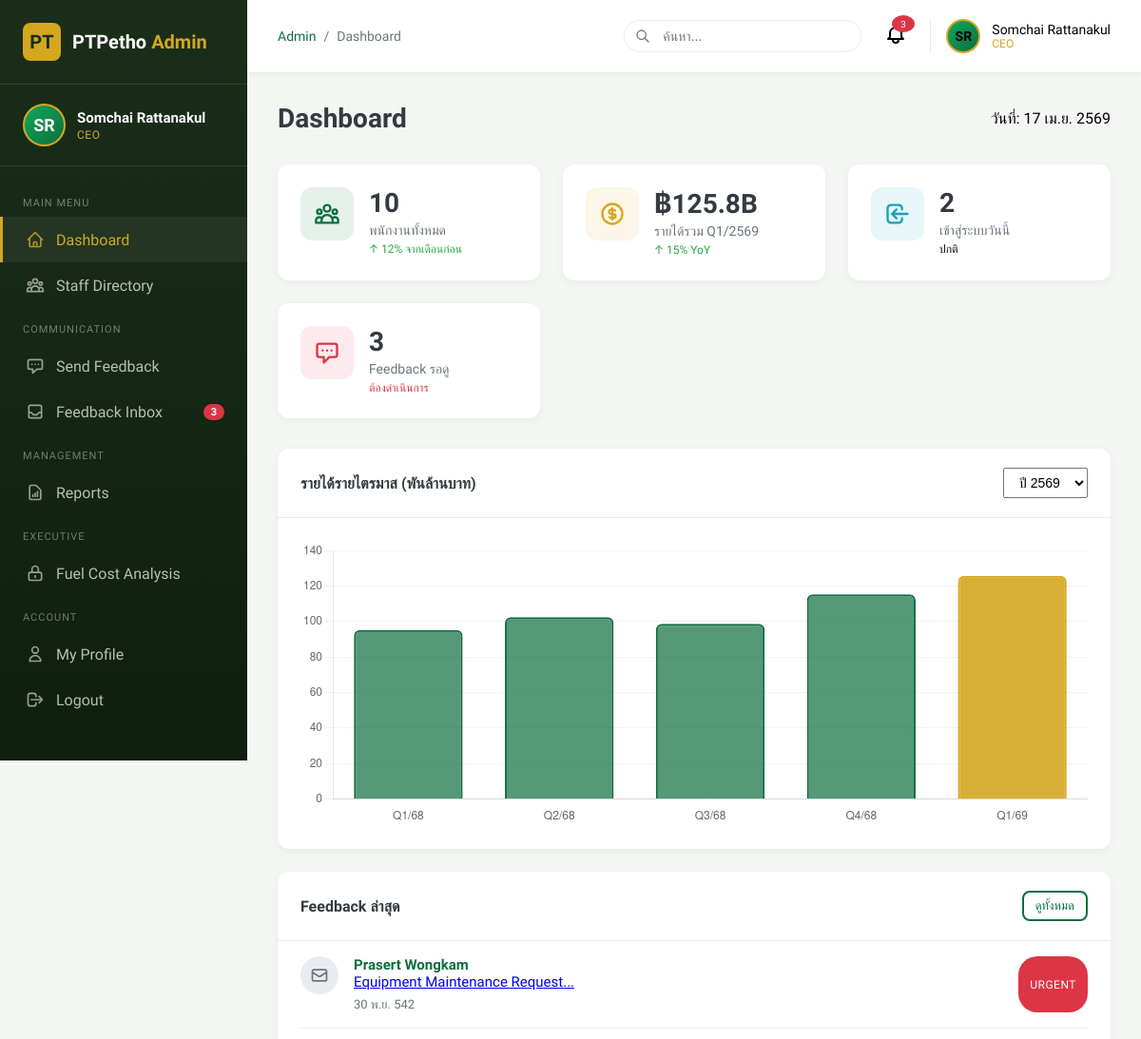
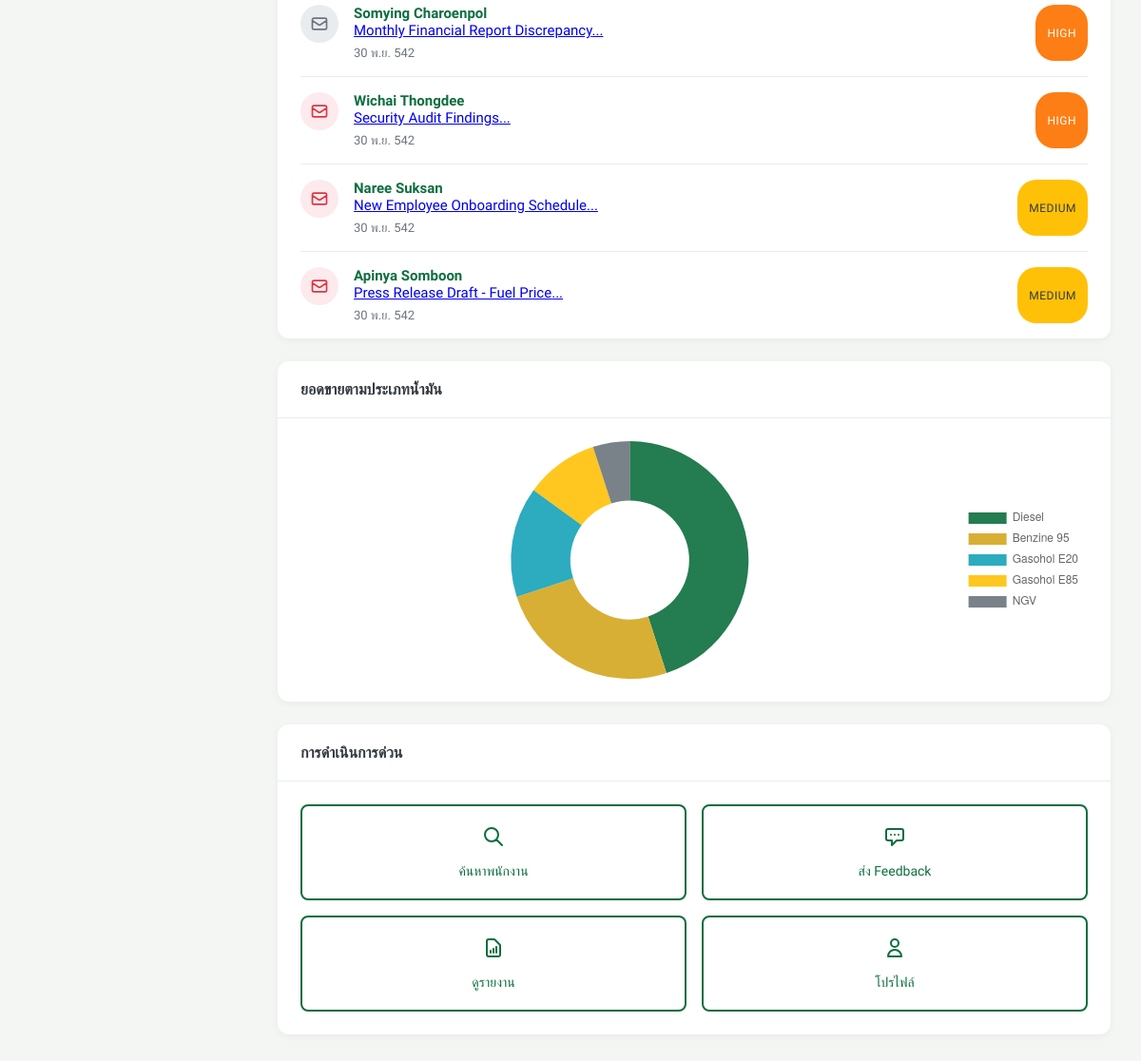
/ptpetho-admin/dashboard.php (signed in), run on the app's committed database (2 pictures, top to bottom).
### tables this page shows
CREATE TABLE IF NOT EXISTS users (
    id INT AUTO_INCREMENT PRIMARY KEY,
    username VARCHAR(50) NOT NULL UNIQUE,
    password_hash VARCHAR(255) NOT NULL,
    email VARCHAR(100),
    full_name VARCHAR(100),
    role ENUM('user', 'admin', 'superadmin', 'ceo') DEFAULT 'user',
    department VARCHAR(100),
    avatar VARCHAR(255) DEFAULT 'default.png',
    is_active BOOLEAN DEFAULT TRUE,
    created_at TIMESTAMP DEFAULT CURRENT_TIMESTAMP,
    last_login TIMESTAMP NULL,
    INDEX idx_username (username),
    INDEX idx_role (role)
);

CREATE TABLE IF NOT EXISTS admin_feedback (
    id INT AUTO_INCREMENT PRIMARY KEY,
    sender_id INT,
    sender_name VARCHAR(100),
    sender_role VARCHAR(50),
    subject VARCHAR(200),
    message TEXT,
    priority ENUM('low', 'medium', 'high', 'urgent') DEFAULT 'medium',
    is_read BOOLEAN DEFAULT FALSE,
    read_by VARCHAR(50) NULL,
    created_at TIMESTAMP DEFAULT CURRENT_TIMESTAMP,
    read_at TIMESTAMP NULL,
    INDEX idx_is_read (is_read),
    INDEX idx_priority (priority)
);

### src/ptpetho-admin/dashboard.php (the view, shortened to what the rows shown need)
<?php
require_once __DIR__ . '/../includes/admin-header.php';
$recentFeedback = getFeedbackList();
$recentFeedback = array_slice($recentFeedback, 0, 5);
?>
<div class="content-header">
    <h1>Dashboard</h1>
</div>
<div class="dashboard-grid">
    <div class="panel">
        <div class="panel-body" style="padding: 0;">
            <ul class="activity-feed" style="padding: 0 1.5rem;">
                <?php if (empty($recentFeedback)): ?>
                <li class="activity-item">
                    <p class="text-muted text-center" style="padding: 2rem 0;">ไม่มี feedback</p>
                </li>
                <?php else: ?>
                <?php foreach ($recentFeedback as $feedback): ?>
                <li class="activity-item">
                    <div class="activity-icon" style="background: <?= $feedback['is_read'] ? 'var(--light-gray)' : 'rgba(220, 53, 69, 0.1)' ?>;">
                        <svg xmlns="http://www.w3.org/2000/svg" width="20" height="20" fill="none" viewBox="0 0 24 24" stroke="<?= $feedback['is_read'] ? 'var(--medium-gray)' : 'var(--danger)' ?>">
                            <path stroke-linecap="round" stroke-linejoin="round" stroke-width="2" d="M3 8l7.89 5.26a2 2 0 002.22 0L21 8M5 19h14a2 2 0 002-2V7a2 2 0 00-2-2H5a2 2 0 00-2 2v10a2 2 0 002 2z" />
                        </svg>
                    </div>
                    <div class="activity-content">
                        <p class="activity-text">
                            <strong><?= htmlspecialchars($feedback['sender_name']) ?></strong>
                            <br>
                            <a href="/ptpetho-admin/feedback-view.php?id=<?= $feedback['id'] ?>">
                                <?= htmlspecialchars(mb_substr($feedback['subject'], 0, 40)) ?>...
                            </a>
                        </p>
                        <span class="activity-time"><?= timeAgo($feedback['created_at']) ?></span>
                    </div>
                    <span class="badge priority-<?= $feedback['priority'] ?>"><?= $feedback['priority'] ?></span>
                </li>
                <?php endforeach; ?>
                <?php endif; ?>
            </ul>
        </div>
    </div>
</div>
<script>
// Revenue Chart
const revenueCtx = document.getElementById('revenueChart').getContext('2d');
new Chart(revenueCtx, {
    type: 'bar',
    data: {
        labels: ['Q1/68', 'Q2/68', 'Q3/68', 'Q4/68', 'Q1/69'],
        datasets: [{
            label: 'รายได้ (พันล้านบาท)',
            data: [95.2, 102.5, 98.8, 115.3, 125.8],
            backgroundColor: [
                'rgba(13, 110, 63, 0.7)',
                'rgba(13, 110, 63, 0.7)',
                'rgba(13, 110, 63, 0.7)',
                'rgba(13, 110, 63, 0.7)',
                'rgba(212, 167, 32, 0.9)'
            ],
            borderColor: [
                'rgb(13, 110, 63)',
                'rgb(13, 110, 63)',
                'rgb(13, 110, 63)',
                'rgb(13, 110, 63)',
                'rgb(212, 167, 32)'
            ],
            borderWidth: 2,
            borderRadius: 6
        }]
    },
    options: {
        responsive: true,
        maintainAspectRatio: false,
        plugins: {
            legend: {
                display: false
            }
        },
        scales: {
            y: {
                beginAtZero: true,
                grid: {
                    color: 'rgba(0,0,0,0.05)'
                }
            },
            x: {
                grid: {
                    display: false
                }
            }
        }
    }
});
// Fuel Type Chart
const fuelCtx = document.getElementById('fuelTypeChart').getContext('2d');
new Chart(fuelCtx, {
    type: 'doughnut',
    data: {
        labels: ['Diesel', 'Benzine 95', 'Gasohol E20', 'Gasohol E85', 'NGV'],
        datasets: [{
            data: [45, 25, 15, 10, 5],
            backgroundColor: [
                'rgba(13, 110, 63, 0.9)',
                'rgba(212, 167, 32, 0.9)',
                'rgba(23, 162, 184, 0.9)',
                'rgba(255, 193, 7, 0.9)',
                'rgba(108, 117, 125, 0.9)'
            ],
            borderWidth: 0
        }]
    },
    options: {
        responsive: true,
        maintainAspectRatio: false,
        plugins: {
            legend: {
                position: 'right'
            }
        }
    }
});
</script>
<?php require_once __DIR__ . '/../includes/admin-footer.php'; ?>

### src/includes/admin-header.php (shortened to what the rows shown need)
<?php
require_once __DIR__ . '/functions.php';
?>
<!DOCTYPE html>
<html lang="th">
<head>
    <link rel="stylesheet" href="/assets/css/admin.css">
</head>
<body class="admin-body">
    <div class="admin-wrapper">
        <?php include __DIR__ . '/admin-sidebar.php'; ?>
        <main class="admin-main">
            <header class="admin-header">
                <div class="header-right">
                    <div style="display:flex;align-items:center;gap:0.75rem;padding-left:1rem;border-left:1px solid var(--light-gray);">
                        <div class="user-avatar" style="width:36px;height:36px;font-size:0.875rem;">
                            <?= getInitials($currentUser['full_name']) ?>
                        </div>
                        <div>
                            <div style="font-size:0.875rem;font-weight:500;"><?= htmlspecialchars($currentUser['full_name']) ?></div>
                            <div style="font-size:0.75rem;color:var(--accent-gold);text-transform:uppercase;"><?= $currentUser['role'] ?></div>
                        </div>
                    </div>
                </div>
            </header>
            <div class="admin-content">

### src/includes/admin-sidebar.php (shortened to what the rows shown need)
<?php
$currentUser = getCurrentUser();
?>
<aside class="admin-sidebar">
    <div class="sidebar-user">
        <div class="user-avatar">
            <?= getInitials($currentUser['full_name']) ?>
        </div>
        <div class="user-info">
            <div class="user-name"><?= htmlspecialchars($currentUser['full_name']) ?></div>
            <div class="user-role"><?= strtoupper($currentUser['role']) ?></div>
        </div>
    </div>
        <?php if (isCEO()): ?>
        <div class="nav-section">Executive</div>
        <ul>
            <li class="nav-item">
                <a href="/ptpetho-admin/fuel-cost.php" class="nav-link <?= ($currentPage ?? '') === 'fuel-cost' ? 'active' : '' ?>">
                    <svg class="nav-icon" xmlns="http://www.w3.org/2000/svg" fill="none" viewBox="0 0 24 24" stroke="currentColor">
                        <path stroke-linecap="round" stroke-linejoin="round" stroke-width="2" d="M12 15v2m-6 4h12a2 2 0 002-2v-6a2 2 0 00-2-2H6a2 2 0 00-2 2v6a2 2 0 002 2zm10-10V7a4 4 0 00-8 0v4h8z" />
                    </svg>
                    <span>Fuel Cost Analysis</span>
                </a>
            </li>
        </ul>
        <?php endif; ?>
</aside>

### data on the page
users: full_name "SR", full_name "Somchai Rattanakul", role "CEO"
admin_feedback: sender_name "Prasert Wongkam", subject "Equipment Maintenance Request", created_at "30 พ.ย. 542", priority "URGENT"
admin_feedback: sender_name "Somying Charoenpol", subject "Monthly Financial Report Discrepancy", created_at "30 พ.ย. 542", priority "HIGH"
admin_feedback: sender_name "Wichai Thongdee", subject "Security Audit Findings", created_at "30 พ.ย. 542", priority "HIGH"
admin_feedback: sender_name "Naree Suksan", subject "New Employee Onboarding Schedule", created_at "30 พ.ย. 542", priority "MEDIUM"
admin_feedback: sender_name "Apinya Somboon", subject "Press Release Draft - Fuel Price", created_at "30 พ.ย. 542", priority "MEDIUM"

### other printed values
$unreadFeedback "3"
$pageTitle "Dashboard"
$stats['unread_feedback'] "3"
$stats['total_staff'] "10"
$stats['total_revenue'] "฿125.8B"
$stats['today_logins'] "2"
